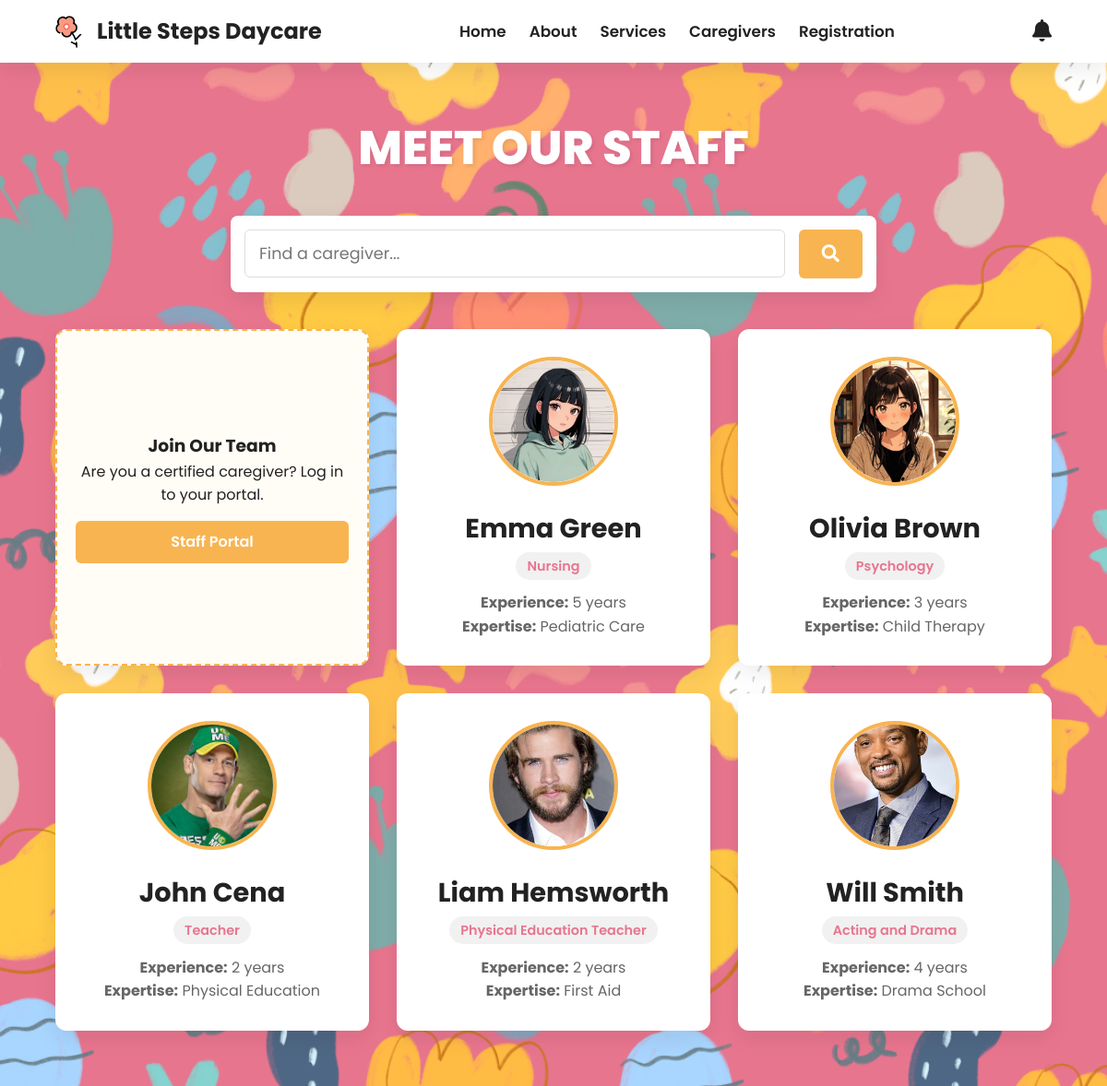
Screenshot of /caregivers.php with the database file from the repository.
### tables this page shows
CREATE TABLE `caregivers` (
  `caregiver_id` int(11) NOT NULL,
  `name` varchar(100) NOT NULL,
  `email` varchar(100) NOT NULL,
  `password` varchar(255) NOT NULL,
  `qualification` varchar(255) NOT NULL,
  `experience` int(11) NOT NULL,
  `special_training` varchar(255) DEFAULT NULL,
  `profile_image` varchar(255) DEFAULT NULL
);

### caregivers.php (the view, shortened to what this page needs)
<?php
require_once 'config.php';
?>
<!DOCTYPE html>
<html lang="en">
<head>
    <link rel="stylesheet" href="https://cdnjs.cloudflare.com/ajax/libs/font-awesome/6.2.0/css/all.min.css">
    <link rel="stylesheet" href="assets/css/style.css">
    <link rel="stylesheet" href="assets/css/caregivers.css">
</head>
<body>
    <?php include 'header.php'; ?>
    <section class="staff-directory">
        <h1 class="page-title">Meet Our Staff</h1>
        <form action="caregiver_search.php" method="POST" class="search-form-wrapper">
            <input type="text" name="filter_name" maxlength="100" placeholder="Find a caregiver..." required class="form-control">
            <button type="submit" name="search_btn" class="btn-search"><i class="fas fa-search"></i></button>
        </form>
        <div class="card-grid">
            <div class="staff-card highlight-card">
                <h3>Join Our Team</h3>
                <p>Are you a certified caregiver? Log in to your portal.</p>
                <a href="caregiver_login.php" class="btn-primary" style="margin-top:15px;">Staff Portal</a>
            </div>
            <?php
            try {
                $staffQuery = $conn->query("SELECT * FROM caregivers");
                $staffList = $staffQuery->fetchAll();
                if (count($staffList) > 0) {
                    foreach ($staffList as $person) {
                        $avatarPath = (!empty($person['profile_image']) && file_exists('uploaded_files/' . $person['profile_image']))
                            ? 'uploaded_files/' . htmlspecialchars($person['profile_image'])
                            : 'assets/media/caregiver_1.png';
            ?>
                        <div class="staff-card">
                            <div class="avatar-wrap">
                                <img src="<?= $avatarPath; ?>"
                                     alt="<?= htmlspecialchars($person['name']); ?>"
                                     class="avatar-img"
                                     onerror="this.src='assets/media/caregiver_1.png'" />
                            </div>
                            <div class="header-info">
                                <h3><?= htmlspecialchars($person['name']); ?></h3>
                                <span class="badge"><?= htmlspecialchars($person['qualification']); ?></span>
                            </div>
                            <div class="card-body">
                                <p><strong>Experience:</strong> <?= htmlspecialchars($person['experience']); ?> years</p>
                                <p><strong>Expertise:</strong> <?= htmlspecialchars($person['special_training'] ?: 'Early Childhood'); ?></p>
                            </div>
                        </div>
            <?php
                    }
                } else {
                    echo '<p class="alert-empty">Currently no staff records available.</p>';
                }
            } catch (PDOException $err) {
                echo '<p class="alert-error">Data retrieval failed.</p>';
            }
            ?>
        </div>
    </section>
</body>
</html>

### header.php (shortened to what this page needs)
<!DOCTYPE html>
<html lang="en">
<head>
    <link rel="stylesheet" href="https://cdnjs.cloudflare.com/ajax/libs/font-awesome/5.15.4/css/all.min.css">
    <link rel="stylesheet" href="assets/css/style.css">
    <link rel="stylesheet" href="assets/css/header.css">
</head>
<body>
    <header class="main-header">
        <a href="index.php" class="brand-logo">
            <img src="assets/media/logo.png" alt="Little Steps Logo">
            Little Steps Daycare
        </a>
        <nav class="primary-navigation">
            <a href="index.php">Home</a>
            <a href="about_us.php">About</a>
            <a href="services.php">Services</a>
            <a href="caregivers.php">Caregivers</a>
            <a href="register.php">Registration</a>
        </nav>
        <div class="header-actions">
            <div class="alert-bell-wrapper" id="notification-icon" style="cursor: pointer;">
                <i class="fas fa-bell"></i>
            </div>
        </div>
    </header>
</body>
</html>

### assets/css/style.css (style rules this page uses)
:root { --brand-orange: #f8b450; --brand-pink: #e8758e; --text-dark: #222222; --text-light: #666666; --bg-surface: #ffffff; --bg-body: #f4f7f6; --shadow-soft: 0 8px 25px rgba(0,0,0,0.08); }
* { margin: 0; padding: 0; box-sizing: border-box; font-family: 'Poppins', sans-serif; outline: none; text-decoration: none; }
input, textarea, select { text-transform: none; -webkit-appearance: none; -moz-appearance: none; appearance: none; }
html { scroll-behavior: smooth; }
body { background-color: var(--bg-body); color: var(--text-dark); overflow-x: hidden; line-height: 1.6; }
.btn-primary { display: inline-block; background: var(--brand-orange); color: var(--bg-surface); padding: 10px 24px; border-radius: 6px; font-weight: 600; transition: 0.3s ease; border: none; cursor: pointer; }

### assets/css/caregivers.css (style rules this page uses)
:root { --brand-orange: #f8b450; --brand-pink: #e8758e; --text-dark: #222222; --text-light: #666666; --bg-white: #ffffff; --shadow-soft: 0 8px 25px rgba(0,0,0,0.08); }
.staff-directory, .directory-section { background: var(--brand-pink) url("../media/doodle.png") no-repeat center center; background-size: cover; background-attachment: fixed; min-height: 100vh; padding: 120px 5% 60px; }
.page-title { font-size: 3.2rem; color: var(--bg-white); text-align: center; text-transform: uppercase; font-weight: 800; margin-bottom: 2rem; text-shadow: 2px 2px 4px rgba(0,0,0,0.1); }
.search-form-wrapper, .search-bar-wrapper { background: var(--bg-white); padding: 15px; border-radius: 8px; display: flex; align-items: center; max-width: 700px; margin: 0 auto 40px; box-shadow: var(--shadow-soft); gap: 15px; }
.search-form-wrapper input { flex-grow: 1; border: 1px solid #ddd; padding: 12px 15px; border-radius: 6px; font-size: 1.1rem; }
.btn-search { background: var(--brand-orange); color: var(--bg-white); border: none; padding: 12px 25px; border-radius: 6px; font-size: 1.2rem; cursor: pointer; transition: 0.3s; }
.card-grid { display: grid; grid-template-columns: repeat(auto-fit, minmax(280px, 1fr)); gap: 30px; justify-content: center; align-items: stretch; }
.staff-card, .profile-card { background: var(--bg-white); padding: 30px 20px; border-radius: 12px; text-align: center; box-shadow: var(--shadow-soft); transition: transform 0.3s ease; display: flex; flex-direction: column; }
.highlight-card { background: #fffdf5; border: 2px dashed var(--brand-orange); justify-content: center; }
.avatar-img { width: 140px; height: 140px; object-fit: cover; border-radius: 50%; border: 4px solid var(--brand-orange); margin-bottom: 15px; }
.header-info h3 { font-size: 1.8rem; color: var(--text-dark); margin-bottom: 5px; }
.badge { background: #f1f1f1; color: var(--brand-pink); padding: 5px 12px; border-radius: 20px; font-size: 0.9rem; font-weight: 600; }
.card-body { margin-top: 15px; color: var(--text-light); font-size: 1rem; line-height: 1.6; }

### assets/css/header.css (style rules this page uses)
.main-header { position: fixed; top: 0; left: 0; right: 0; z-index: 1000; display: flex; align-items: center; justify-content: space-between; padding: 15px 5%; background: var(--bg-surface); box-shadow: var(--shadow-soft); }
.brand-logo { display: flex; align-items: center; font-size: 1.5rem; font-weight: 700; color: var(--text-dark); gap: 10px; }
.brand-logo img { height: 35px; width: auto; }
.primary-navigation { display: flex; gap: 25px; }
.primary-navigation a { font-size: 1.05rem; color: var(--text-dark); font-weight: 600; transition: color 0.3s ease; }
.header-actions { display: flex; align-items: center; gap: 20px; }
.alert-bell-wrapper { position: relative; font-size: 1.5rem; color: var(--text-dark); cursor: pointer; transition: transform 0.2s ease, color 0.3s ease; }

### rows the page displays
caregivers: profile_image (picture), name "Emma Green", qualification "Nursing", experience "5", special_training "Pediatric Care"
caregivers: profile_image (picture), name "Olivia Brown", qualification "Psychology", experience "3", special_training "Child Therapy"
caregivers: profile_image (picture), name "John Cena", qualification "Teacher", experience "2", special_training "Physical Education"
caregivers: profile_image (picture), name "Liam Hemsworth", qualification "Physical Education Teacher", experience "2", special_training "First Aid"
caregivers: profile_image (picture), name "Will Smith", qualification "Acting and Drama", experience "4", special_training "Drama School"
